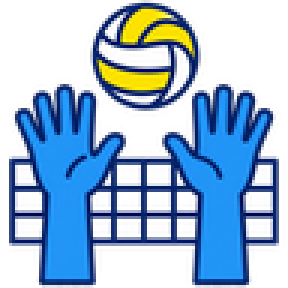
#> input picture courtside/src/assets/block.png, 96 x 96 px (shown 3 times larger)
$ python -i site_images.py   (imports and definitions only)
#> lines starting #> are read from the running program, lines starting #| are printed output that depends on the picture; after the words box and inside, x2 and y2 are one past the last pixel; in counts of white or black regions, pixels touching at a corner belong together
"""Image helpers for the site."""

from __future__ import annotations

from PIL import Image, ImageChops, ImageDraw, ImageFilter, ImageOps


def watermark(path, px: int = 480):
    """The page-background version of a team crest (see publish/site.py):
    what's behind the artwork - a square's corners, a white disc it sits
    on - taken out, the linework kept. Faded behind a page, a crest on its
    own white disc otherwise shows as a grey blob. None if nothing is left."""
#> called with path = '../../../courtside/src/assets/block.png', px = 480
    with Image.open(path) as im:
#> im is the input picture: PIL image 96x96 RGBA; mean R, G, B, A 51.6, 81.2, 112.4, 144.7
        im = ImageOps.exif_transpose(im).convert("RGBA")
    im.thumbnail((px, px))
    w, h = im.size
#> w = 96; h = 96
    # 1. Whatever surrounds the artwork, reached from the corners.
    marker = (255, 0, 255, 0)
    for xy in ((0, 0), (w - 1, 0), (0, h - 1), (w - 1, h - 1)):
        if im.getpixel(xy)[3] > 0:
            ImageDraw.floodfill(im, xy, marker, thresh=150)
    px_ = im.load()
    for y in range(h):
        for x in range(w):
            if px_[x, y] == marker:
                px_[x, y] = (0, 0, 0, 0)
    # ...and the few pixels of edge between it and the artwork (a rim, the
    # blur of a JPEG), which would otherwise draw the outline of the ground.
    gone = im.getchannel("A").point(lambda v: 255 if v == 0 else 0).filter(ImageFilter.MaxFilter(7))
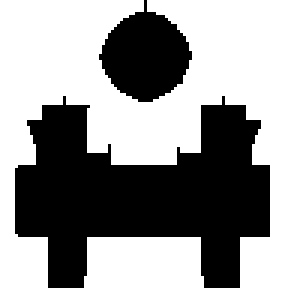
#> gone: PIL image 96x96 L (shown 3 times larger); 57.6% white; 2 black regions, box (x1, y1, x2, y2) and area: (5, 32, 90, 96) 3239, (33, 0, 64, 34) 673
    im.putalpha(ImageChops.subtract(im.getchannel("A"), gone))
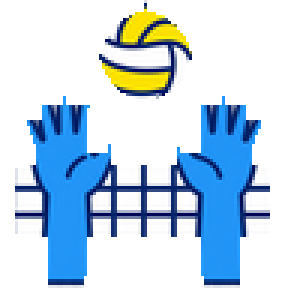
#> im: PIL image 96x96 RGBA (shown 3 times larger); mean R, G, B, A 51.6, 81.2, 112.4, 107.5; transparent parts drawn white
    # 2. Artwork on a light ground (a white disc or square): light means
    #    background, so opacity follows darkness. A crest already cut out
    #    is left alone.
    opaque = [p for p in im.getdata() if p[3] > 200]
#> opaque = 3876 items, first 6: (2, 32, 115, 255), (68, 85, 79, 255), (255, 233, 0, 255), (234, 216, 13, 255), (255, 238, 0, 255), (251, 223, 0, 255)
    if not opaque:
        return None
    lum = sorted((0.299 * r + 0.587 * g + 0.114 * b) for r, g, b, _ in opaque)
#> lum = 3876 values from 11.63 to 255
    if lum[len(lum) // 2] < 200:
        return im
    out = Image.new("RGBA", im.size)
    o = out.load()
    for y in range(h):
        for x in range(w):
            r, g, b, a = px_[x, y]
            l = (0.299 * r + 0.587 * g + 0.114 * b) / 255
            o[x, y] = (r, g, b, int(a * min(1.0, max(0.0, (1 - l) * 1.8))))
    return out

>>> result = watermark('../../../courtside/src/assets/block.png')
